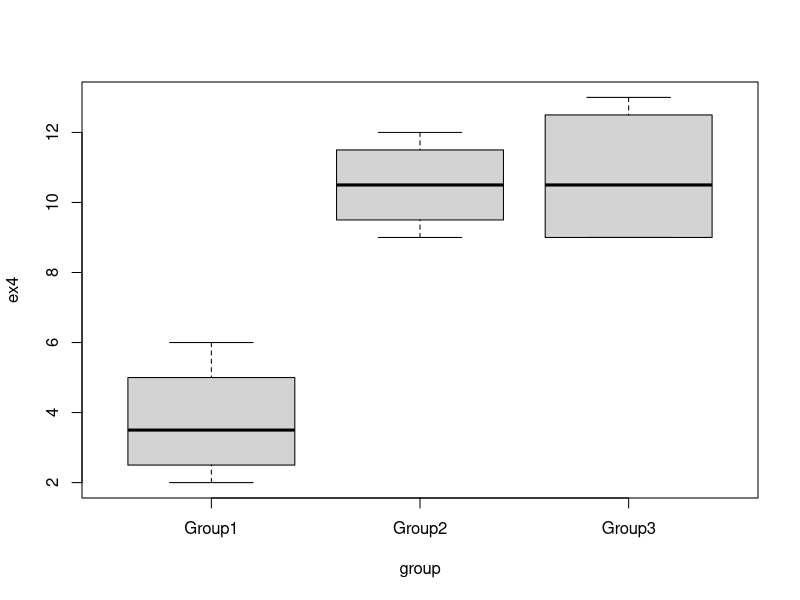
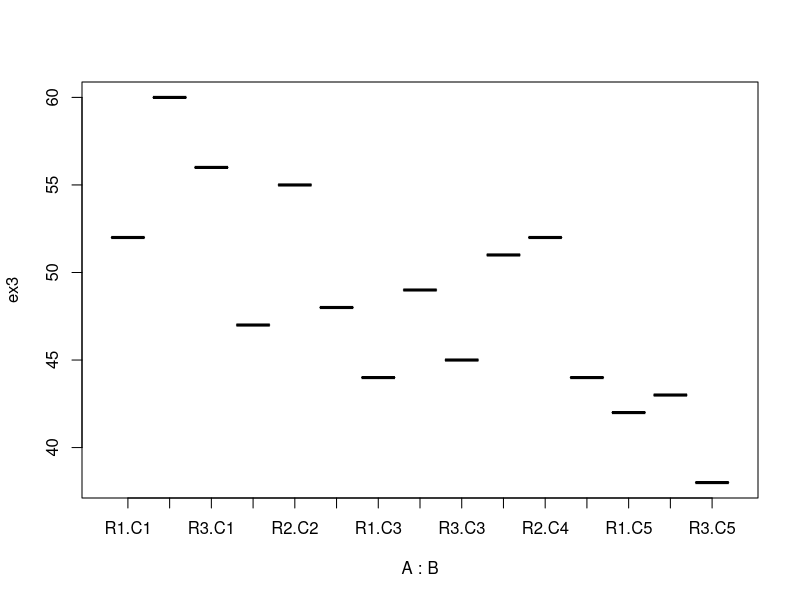
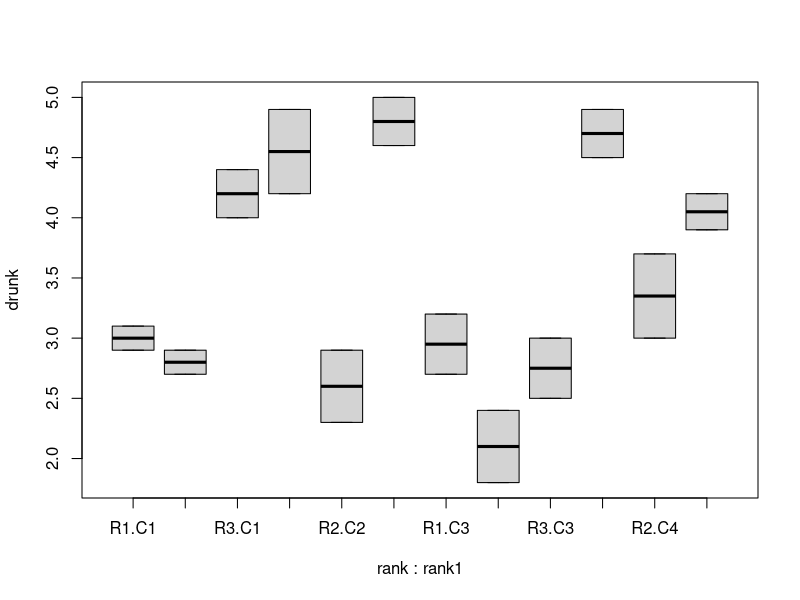
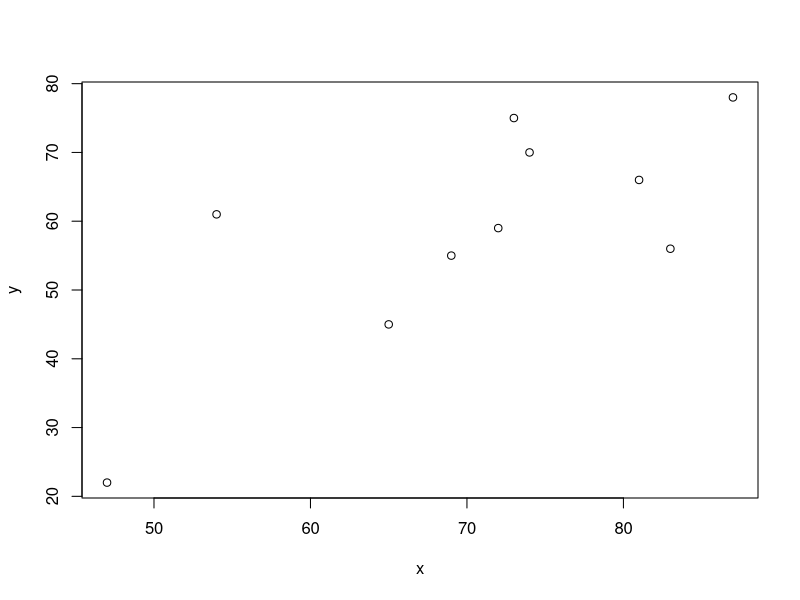

Here is the R script that generated these plots, in order:
#one way anova
drunk = c(7,4,9,3,2,4,2,3,2);
rank =c(rep("D",3), rep("V",3), rep("P",3));
statedrunk = data.frame(drunk,rank);
anova = aov(drunk~rank, data = statedrunk);
model = lm(drunk~rank);
summary(model);
summary(anova)
TukeyHSD(anova)

##one way anova
ex4 = c(6,2,4,3,10,9,11,12,9,12,13,9);
group =c(rep("Group1",4), rep("Group2",4), rep("Group3",4));
state_group = data.frame(ex4,group);
boxplot(ex4~group) 
anova_4 = aov(ex4~group, data = state_group);
model = lm(ex4~group);
summary(model)
summary(anova_4)
TukeyHSD(anova_4)

##one way anova
drunk = c(49.8,48.5,48.7,47.2,49.3,51.5,50.9,50.1,51.2,52.8,52.3,53.2);
rank =c(rep("D",4), rep("V",4), rep("P",4));
statedrunk = data.frame(drunk,rank);
anova = aov(drunk~rank, data = statedrunk);
summary(anova)
TukeyHSD(anova)

## two way anova
drunk = c(3.1, 4.2, 2.7, 4.9, 2.9, 4.9, 3.2, 4.5, 2.7, 2.9, 1.8, 3.0);
rank =c(rep("R1",4), rep("R2",4), rep("R3",4));
rank1 =c(rep(c("C1","C2","C3","C4"),3));
statedrunk = data.frame(drunk,rank,rank1);
result = aov(drunk~rank+rank1+rank*rank1, data = statedrunk);
summary(result);

## two way anova
ex3 = c(52, 47, 44, 51, 42, 60, 55, 49, 52, 43, 56, 48, 45, 44, 38);
A =c(rep("R1",5), rep("R2",5), rep("R3",5));
B =c(rep(c("C1","C2","C3","C4", "C5"),3));
boxplot(ex3~A+B) 
state_ex3 = data.frame(ex3,A,B);
result_3 = lm(ex3~A+B, data = state_ex3);
anova(result_3)
summary(result_3)

##two way anova 
drunk = c(3.1, 4.2, 2.7, 4.9, 2.9, 4.9, 3.2, 4.5, 2.7, 2.9, 1.8, 3.0,
          2.9, 2.3, 2.4, 3.7, 4.0, 4.6, 3.0, 3.9, 4.4, 5.0, 2.5, 4.2);
rank =c(rep("R1",8), rep("R2",8), rep("R3",8));
rank1 =c(rep(c("C1","C2","C3","C4"),6));
boxplot(drunk~rank+rank1) 
statedrunk = data.frame(drunk,rank,rank1);
result = aov(drunk~rank+rank1, data = statedrunk);
result2 = aov(drunk~rank*rank1, data = statedrunk);
summary(result);
summary(result2);
#TukeyHSD confidence interval
TukeyHSD(result);

#Test for interaction terms
##compare ( interaction term )T = R+C+I+W without.. T = R +C +W
result.add = lm(drunk~rank+rank1, data = statedrunk);
result.full = lm(drunk~rank*rank1, data = statedrunk);
summary(result.full);
anova(result.full);
anova(result.add,result.full)

## two way anova test for interaction terms,test for row and column effects.
IQ = c(105,102, 93, 86, 97, 106, 110, 114,103, 96, 89, 110, 108, 112);
drug = c(rep("placebo",2),rep("muricatoxicicaljuice",3),rep(" australawesomesauce",3),
         rep("placebo",1),rep("muricatoxicicaljuice",2),rep(" australawesomesauce",3));
gender = c(rep("male",8),rep("femal",6));
model.drug = lm(IQ~drug);
model.gender = lm(IQ~gender);
model.add = lm(IQ~drug+gender);
model.full = lm(IQ~drug*gender);
summary(model.add);
summary(model.full);
anova(model.full);
anova(model.add);
anova(model.full,model.add);# Test for interaction terms.
anova(model.add,model.drug);#Test for row effects.
anova(model.add,model.gender);#Test for column effects.



##linear factor fit
group = c(1,2,3,4,1,2,3,4);
rank =c(rep(c("GA","GB"), 4));
rank1 =c(rep(c("G1","G1","G2","G2"),2));
stategroup = data.frame(group,rank,rank1);
model.full = lm(group~rank*rank1)
model.add = lm(group~rank+rank1)#without inter
summary(model.add)
anova(model.full,model.add)


##linear regression
x = c(54,47, 69, 87, 65, 73, 83, 81, 72, 74);
y = c(61, 22, 55, 78, 45, 75, 56, 66, 59, 70);
linear_r1 = lm(y~x)
linear_r2 = lm(x~y)
plot(x,y)
summary(linear_r1)
anova(linear_r1)
cor(y,x)^2*8/(1-cor(y,x)*cor(y,x))#calculate F value using corelation
summary(linear_r2)

##compare linear regression with one way anova
x = c (3, 3, 3, 5, 5, 5, 8, 8, 8, 10, 10, 10);
y = c(4, 6, 2, 9, 12, 11, 13, 14, 14, 18, 16,15);
model.linear = lm(y~x);
model.anova = lm(y~factor(x));
summary(model.linear);
summary(model.anova);
anova(model.linear,model.anova)

##compare linear regression with quadratic regression
x = c(2,6,7,7,14,15,17,17,18,18);
y = c(52, 127, -61, -100, 24, 63, 110, 464, 196, 82);
model.linear = lm(y~x);
model.quadratic = lm(y~x+I(x^2));
summary(model.linear);
summary(model.quadratic)
anova(model.linear,model.quadratic)


